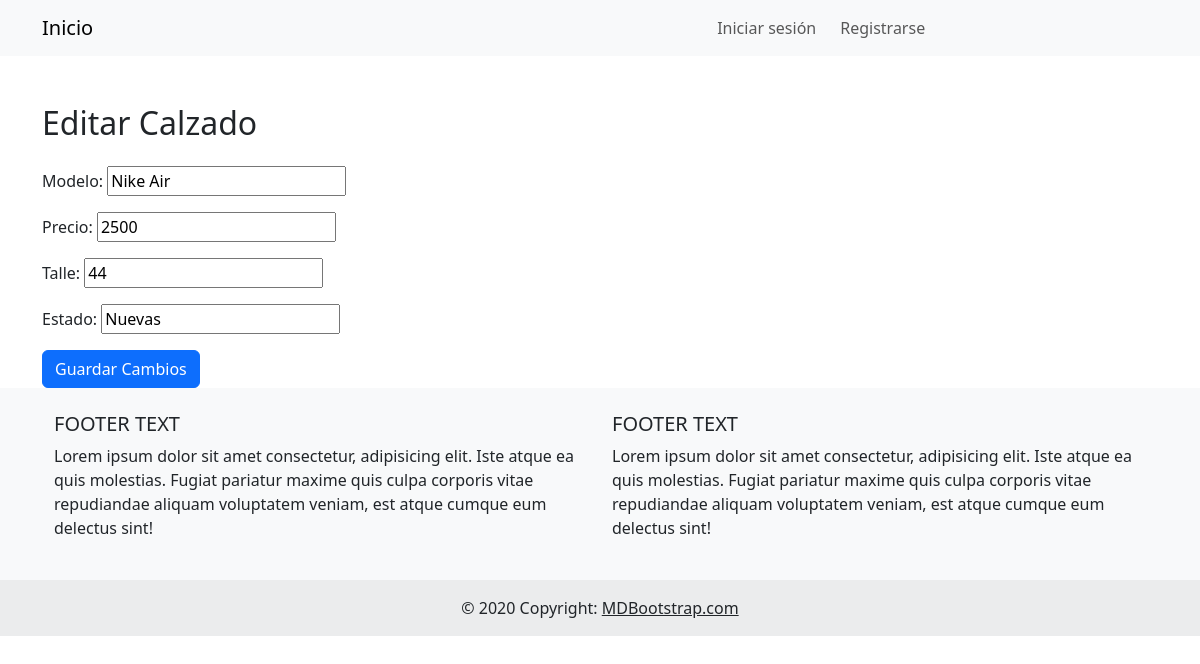
/editar_calzado/1/, run on an earlier commit of the app's database.
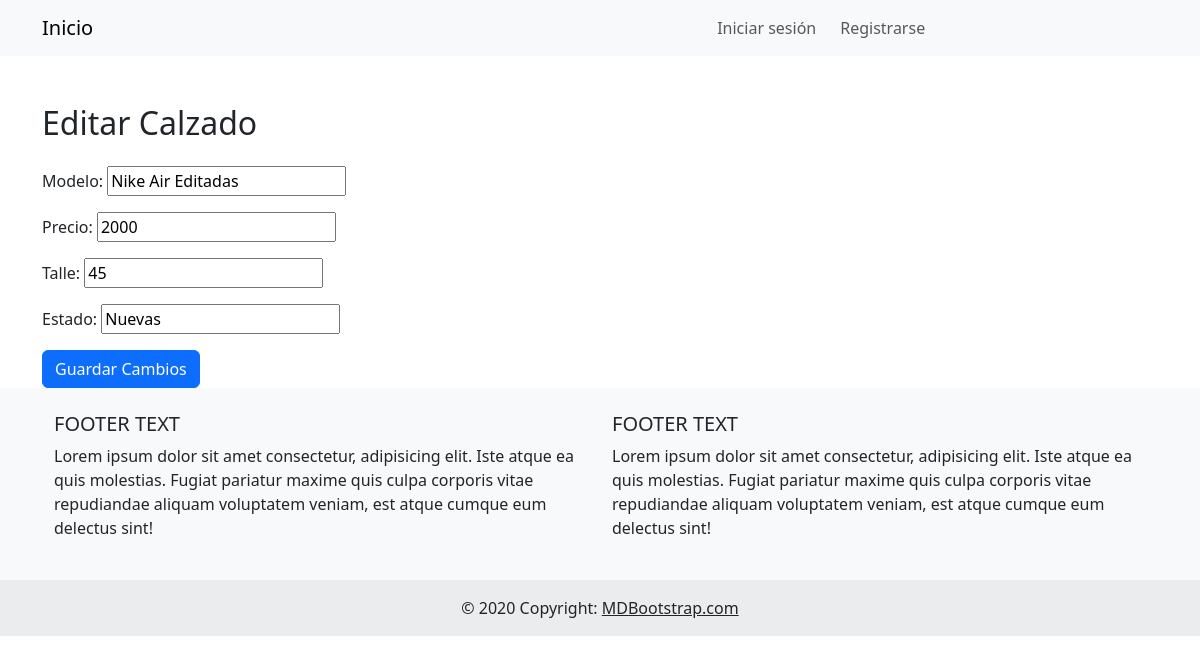
And on a later commit of the database.
### proyectocoder/models.py (models this page shows)
class Calzado(models.Model):
    modelo = models.CharField(max_length=20)
    precio = models.IntegerField()
    talle = models.IntegerField()
    estado = models.CharField(max_length=10)

### proyectocoder/views.py (the view)
# urls.py: path('editar_calzado/<int:id>/', editar_calzado, name='editar_calzado'),
def editar_calzado(request, id):
    calzado = get_object_or_404(Calzado, id=id)
    if request.method == 'POST':
        form = CalzadoForm(request.POST, instance=calzado)
        if form.is_valid():
            form.save()
            return redirect('../../calzado')
    else:
        form = CalzadoForm(instance=calzado)
    return render(request, 'editar_calzado.html', {'form': form, 'calzado': calzado})

### proyectocoder/forms.py
class CalzadoForm(forms.ModelForm):
    class Meta:
        model = Calzado
        fields = ['modelo', 'precio', 'talle', 'estado']

### proyectocoder/templates/editar_calzado.html (shortened to what this page needs)
{% extends 'padre.html' %}
{% block content %}
  <div class="container mt-5">
    <h2 class="mb-4">Editar Calzado</h2>
    <form method="post" action="{% url 'editar_calzado' id=calzado.id %}">
      {{ form.as_p }}
      <input type="submit" value="Guardar Cambios" class="btn btn-primary">
    </form>
  </div>
{% endblock %}

What changed in the data, as far as the page shows it:
changed Calzado "Nuevas": modelo "Nike Air" → "Nike Air Editadas"; precio "2500" → "2000"; talle "44" → "45"
